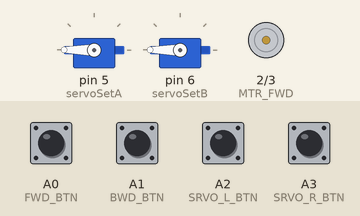
Bench run of a sketch on a simulated Arduino Uno, built with avr-gcc and run on an emulated ATmega328P. On the bench: 2 × servo, motor-driver pin pairs drawn as motors (green arrow = first pin HIGH = forward, orange = second pin HIGH = backward, longer = more drive). The inputs (shaded band) are chosen by the test bench; at power-on: A0 (FWD_BTN), A1 (BWD_BTN), A2 (SRVO_L_BTN), A3 (SRVO_R_BTN) HIGH.

Above: at 1.2 s.
1.3 s: A2 (SRVO_L_BTN) pulled LOW for 1 s
At 1.97 s:
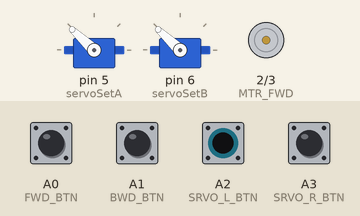
4.2 s: A0 (FWD_BTN) pulled LOW for 0.15 s
At 4.27 s:
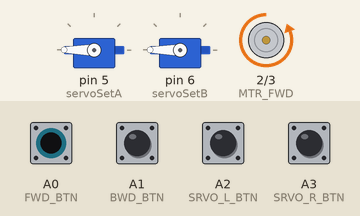
5.8 s: A1 (BWD_BTN) pulled LOW for 0.15 s
At 5.87 s:
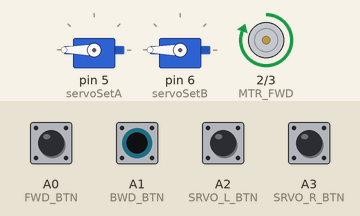
Timing chart, 0 to 13.4 s (numbered marks = the images above; inputs shaded):
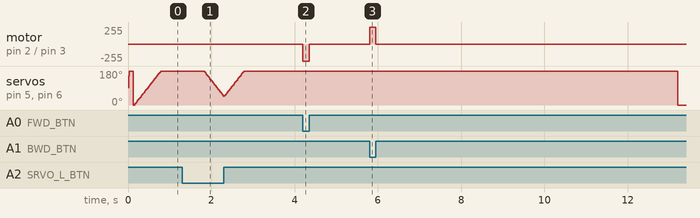

Measured:
- after the input at 4.2 s, motor on pin 2 (MTR_FWD) / pin 3 (MTR_BWD): stopped → backward 255/255 at once, → stopped 0.15 s later
- after the input at 5.8 s, motor on pin 2 (MTR_FWD) / pin 3 (MTR_BWD): stopped → forward 255/255 at once, → stopped 0.15 s later

The sketch:

rover.ino
```cpp
// (c) Benjamin McGinty 2021

// +---------+---------+
// |  Robot  |         |
// +---------+---------+
// | Servo1A | Servo1B |
// | Servo2A | Servo2B |
// +---------+---------+

#include <Servo.h>

Servo servoSetA;
Servo servoSetB;

// Define the servo pin:

const int FWD_BTN = A0; // the number of the pushbutton pin
const int BWD_BTN = A1; // the number of the pushbutton pin
const int SRVO_L_BTN = A2; // the number of the pushbutton pin
const int SRVO_R_BTN = A3; // the number of the pushbutton pin

const int MTR_FWD = 2; // the number of the motor pin
const int MTR_BWD = 3; // the number of the motor pin

// create variable for target location
int targetAngle = 90;

void setup()
{  // Attach the Servo variable to a pin:
  servoSetA.attach(5);
  servoSetB.attach(6);

  pinMode(FWD_BTN, INPUT_PULLUP);
  pinMode(BWD_BTN, INPUT_PULLUP);
  pinMode(SRVO_L_BTN, INPUT_PULLUP);
  pinMode(SRVO_R_BTN, INPUT_PULLUP);

  pinMode(MTR_FWD, OUTPUT); // forwards command
  pinMode(MTR_BWD, OUTPUT); // backwards commmand
}

void loop()
{
  servoSetA.write(targetAngle);
  servoSetB.write(targetAngle);

  int fwdState;
  fwdState = digitalRead(FWD_BTN);
  int bwdState;
  bwdState = digitalRead(BWD_BTN);
  int srvoLBtnState;
  srvoLBtnState = digitalRead(SRVO_L_BTN);
  int srvoRBtnState;
  srvoRBtnState = digitalRead(SRVO_R_BTN);

  if (fwdState == HIGH && bwdState == LOW) {
    digitalWrite(MTR_FWD, HIGH);
    digitalWrite(MTR_BWD, LOW);
  }
  else if (fwdState == LOW && bwdState == HIGH) {
    digitalWrite(MTR_FWD, LOW);
    digitalWrite(MTR_BWD, HIGH);
  }
  else{
    digitalWrite(MTR_FWD, LOW);
    digitalWrite(MTR_BWD, LOW);
  }

  if (srvoLBtnState == HIGH){
    targetAngle = targetAngle + 1;
    servoSetA.write(targetAngle);
    servoSetB.write(targetAngle);
  }
  else if (srvoRBtnState == HIGH){
    targetAngle = targetAngle - 1;
    servoSetA.write(targetAngle);
    servoSetB.write(targetAngle);
  }

}
```
